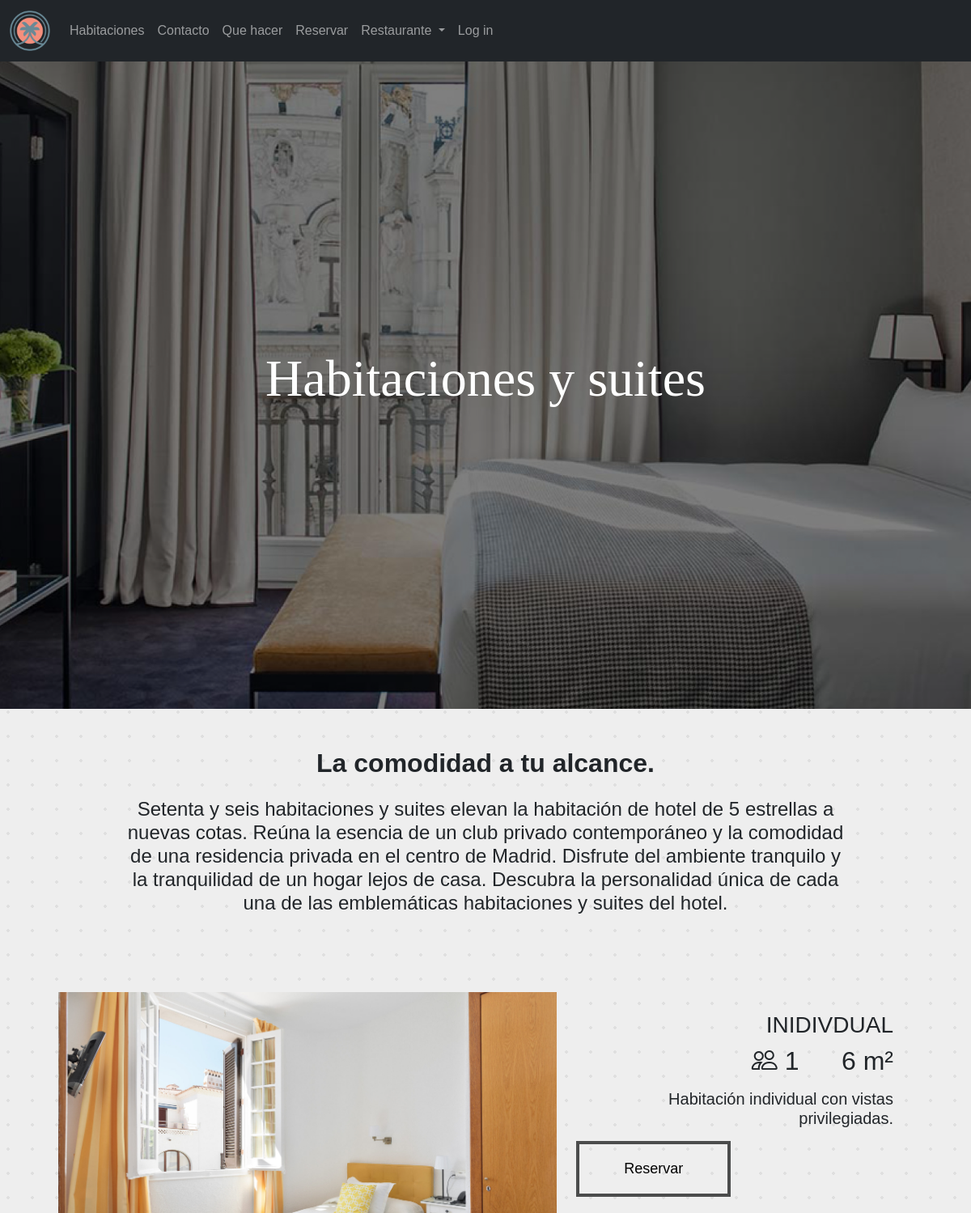
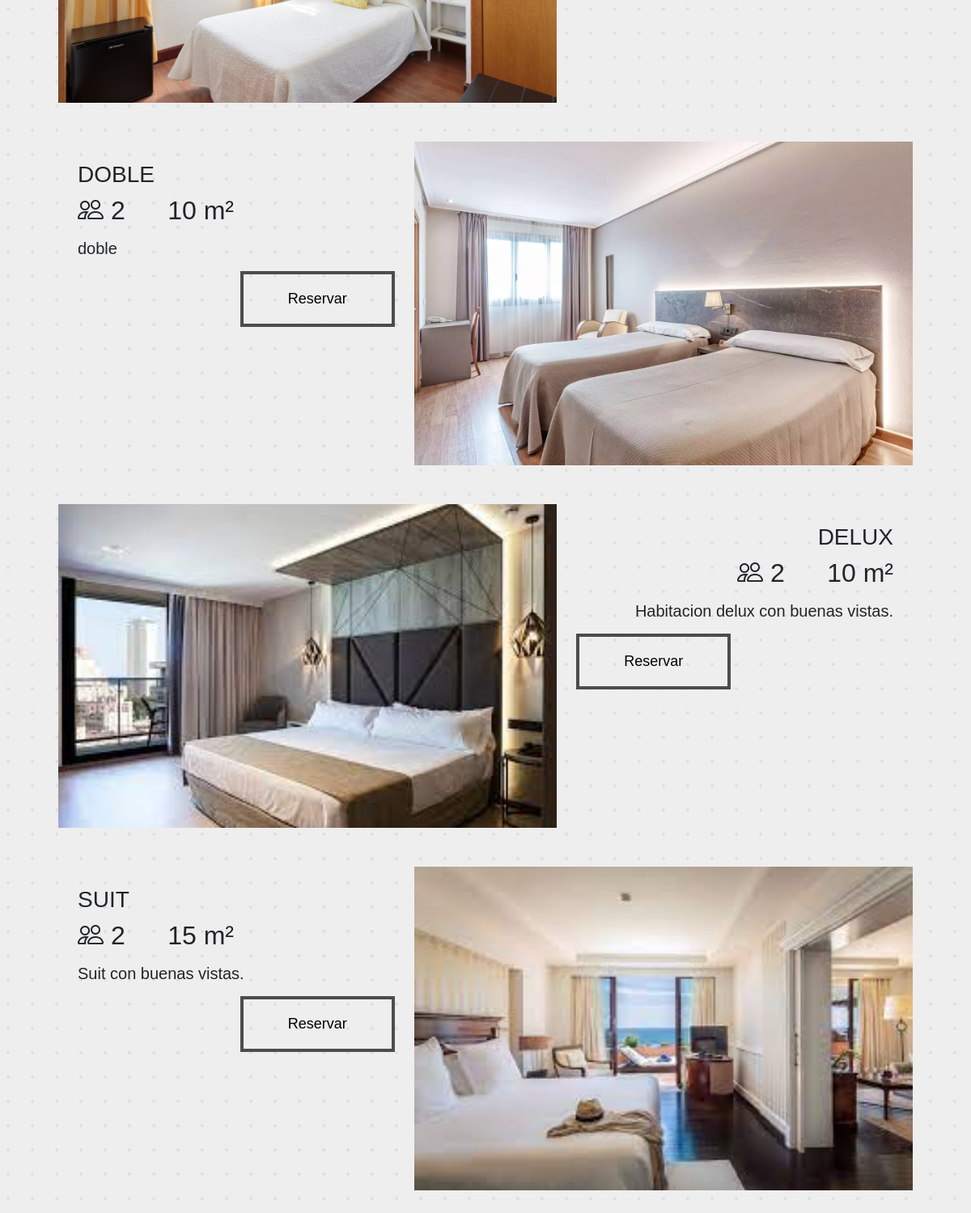
/rooms/, run on the app's committed database (2 pictures, top to bottom).
### Reception/models.py (models this page shows, shortened)
class RoomType(models.Model):
    name = models.CharField(max_length=255)
    capacity = models.IntegerField()
    photo = models.ImageField(upload_to='room_photos/')
    description = models.TextField()
    square_meter = models.IntegerField()
    price = models.DecimalField(max_digits=10, decimal_places=2)

### Reception/views.py (the view)
# urls.py: path('rooms/', rooms_view, name='rooms_view'),
def rooms_view(request):
    rooms = RoomType.objects.all()
    context = {
        'rooms': rooms
    }
    return render(request, 'reception/roomsType.html', context)

### templates/reception/roomsType.html (shortened to what this page needs)
{% extends "base.html" %}
{% load static %}
{% block content %}
    <div class=" w-100 min-vh-100 room-bg col-12 text-center d-flex "
         style="background-image: url({% static 'img/rooms-img.jpg' %}); background-repeat:no-repeat">
        <div class="text-center endark align-items-center d-flex">
            <p class="text-white main-text-over-img  w-100">Habitaciones y suites</p>
        </div>
    </div>
    <section class="text-center py-4">
        <div class="my-4">
            <p class=" fw-bold h2">La comodidad a tu alcance.</p>
        </div>
        <div class="text-center ">
            <div class="w-75 mx-auto my-4 text-center">
                <p class="h4">Setenta y seis habitaciones y suites elevan la habitación de
                    hotel de 5 estrellas a nuevas cotas. Reúna la esencia de un club privado contemporáneo y la
                    comodidad de una residencia privada en el centro de Madrid. Disfrute del ambiente tranquilo
                    y la tranquilidad de un hogar lejos de casa. Descubra la personalidad única de cada una de
                    las emblemáticas habitaciones y suites del hotel.</p>
            </div>
        </div>
    </section>
    <div class="px-4">
    {% for room in rooms %}
        {% if forloop.counter|divisibleby:2 %}
            <div class="d-flex m-5" style="height: 400px">
                <div class="col-5 text-start  ">
                    <p class="mx-4 mt-4 h3">{{ room.name.upper }}</p>
                    <span class="h2 mx-4"><i class="bi bi-people"></i> {{ room.capacity }}</span>
                    <span class="h2 mx-4">{{ room.square_meter }} m&sup2</span>
                    <p class="h5 mx-4 mt-3">{{ room.description }}</p>
                    <form action="" class="mx-4 mt-3">
                        <button class="room-button float-end"><a class="nav-link text-black" href="{% url 'reserve_room' %}"> Reservar</a>
                            <span></span>
                        </button>
                    </form>
                </div>
                <div class="col-7 room-image-container">
                    <img src="{{ room.photo.url }}" class="w-100 img-fluid">
                </div>
            </div>
        {% else %}
            <div class="d-flex m-5" style="height: 400px">
                <div class="col-7 room-image-container">
                    <img src="{{ room.photo.url }}" class="w-100 img-fluid">
                </div>
                <div class="col-5 text-end ">
                    <p class="mx-4 mt-4 h3">{{ room.name.upper }}</p>
                    <span class="h2 mx-4"><i class="bi bi-people"></i> {{ room.capacity }}</span>
                    <span class="h2 mx-4">{{ room.square_meter }} m&sup2</span>
                    <p class="h5 mx-4 mt-3">{{ room.description }}</p>
                    <form action="" class="mx-4 mt-3">
                        <button class="room-button float-start"><a class="nav-link text-black" href="{% url 'reserve_room' %}"> Reservar</a>
                            <span></span>
                        </button>
                    </form>
                </div>
            </div>
        {% endif %}
    {% endfor %}
</div>
{% endblock %}

### static/css/style.css (style rules this page uses)
body { font-family: sans-serif; width: 100%; height: 100%; background-color: #eee; background-image: radial-gradient(rgba(155, 155, 155, 0.18) 2px, transparent 0); background-size: 30px 30px; background-position: -5px -5px }
.room-button { border: none; display: block; position: relative; padding: 0.7em 2.4em; font-size: 18px; background: transparent; cursor: pointer; user-select: none; overflow: hidden; color: #4B4C4C; z-index: 1; font-family: inherit; font-weight: 500; }
.room-button span { position: absolute; left: 0; top: 0; width: 100%; height: 100%; background: transparent; z-index: -1; border: 4px solid #4B4C4C; }
.room-button span::before { content: ""; display: block; position: absolute; width: 8%; height: 500%; top: 50%; left: 50%; transform: translate(-50%, -50%) rotate(-60deg); transition: all 0.3s; }
.room-image-container { max-height: 500px; overflow: hidden; position: relative; }
.room-image-container img { width: 100%; height: auto; position: absolute; top: 50%; left: 0; transform: translateY(-50%); }
.room-bg { background-size: cover; background-position: center; filter: opacity(1.5); -webkit-filter: opacity(1.5); -moz-filter: opacity(1.5); }
.endark { position: absolute; top: 0; left: 0; width: 100%; height: 100%; background-color: rgba(0, 0, 0, 0.5); }
.endark p { font-size: 4rem }
.main-text-over-img { font: 6rem/7.2rem 'Spectral', serif }

### data on the page
RoomType: photo (picture), name "INIDIVDUAL", capacity "1", square_meter "6", description "Habitación individual con vistas privilegiadas."
RoomType: name "DOBLE", capacity "2", square_meter "10", description "doble", photo (picture)
RoomType: photo (picture), name "DELUX", capacity "2", square_meter "10", description "Habitacion delux con buenas vistas."
RoomType: name "SUIT", capacity "2", square_meter "15", description "Suit con buenas vistas.", photo (picture)
